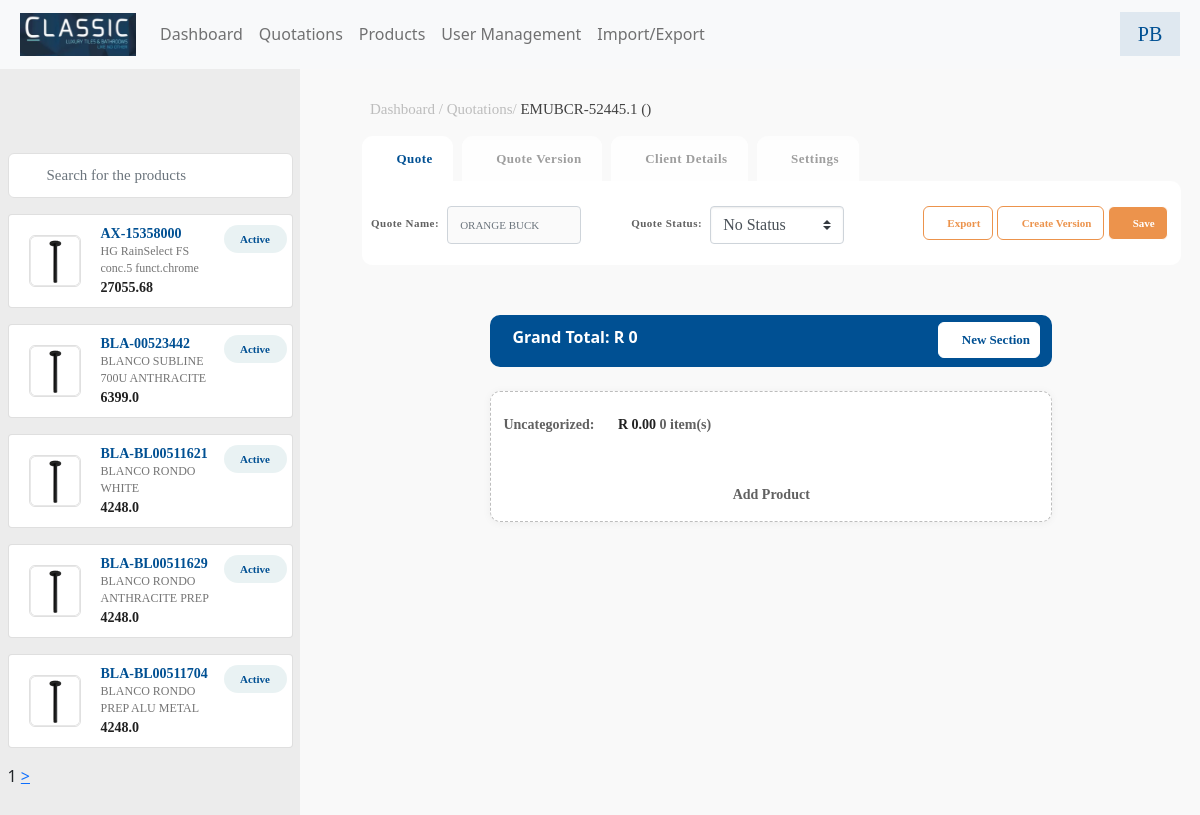
The app's page /newquote with its own data.
### app/models.py (models this page shows, shortened)
class Product(models.Model):
    name = models.CharField(max_length=100)
    description = models.TextField()
    quantity = models.PositiveIntegerField(default=0)
    selling_price = models.FloatField()

### app/views.py (the view)
# urls.py: path('newquote', views.newquote, name='newquote'),
def newquote(request):
    rnum = random.randint(10000,100000)
    rchar = ''.join(random.choice(string.ascii_uppercase) for _ in range(6))
    print("NUM", rnum)
    print("CHAR", rchar)
    qnumber = rchar+'-'+str(rnum)+'.1'
    print(qnumber)
    products = Product.objects.all()
    p = Paginator(products, 5)
    page_number = request.GET.get('page')
    try:
        page_obj = p.get_page(page_number)  # returns the desired page object
    except PageNotAnInteger:
        page_obj = p.page(1)
    except EmptyPage:
        page_obj = p.page(p.num_pages)
    context = {'page_obj': page_obj,"quotationstatus": quotationstatus, 'qnumber':qnumber}
    return render(request, "newquote.html", context)

### app/templates/newquote.html (shortened to what this page needs)
{% extends 'base.html' %}
{% load static %}
{% block main-content %}
<div class="col-md-12 p-0 quotation-page-1 float-left">
    <div class="col-md-3 col-sm-12 sidebar-text float-left">
        <div class="pt-20">&nbsp;</div>
        <div class="form-group has-search">
            <form method="post">
                <input type="text" class="form-control searchbox" placeholder="Search for the products" id="psearch" />
            </form>
        </div>
        <div class="sidebar-div" id="ps">
            {% for p in page_obj %}
            <div class="card">
                <div class="row">
                    <div class="col-sm-12">
                        <img class="product-img" src="{% static 'dist/img/image_77.png' %}" alt="Card image" />
                        <div class="card-body-right">
                            <p class="sidebar-heading mb-0">{{p.name}} <span class="active-button">Active</span></p>
                            <p class="sidebar-description mb-0"><span class="card-text">{{p.description}}</span></p>
                            <p class="sidebar-footer-text mb-0">{{p.selling_price}}</p>
                        </div>
                    </div>
                </div>
            </div>
            {% endfor %}
            <div>
            <span>{{page_obj.number}}</span>
             {%if page_obj.has_next %}
              <a href="?page={{page_obj.next_page_number}}">></a>
           {% endif %}
            </div>
        </div>
    </div>
    <div class="col-md-9 right-side float-left">
        <p class="right-side-heading">Dashboard / Quotations/ <span style="color:#424242 !important;">{{qnumber}} ({{quot.name}}) </span></p>
        <div class="container">
            <div class="row">
                    <div class="col-md-12">
                        <div class="tab" role="tabpanel">
                            <ul class="nav nav-tabs" role="tablist">
                                <li role="presentation" class="active"><a href="#Section1" aria-controls="home"
                                        role="tab" data-toggle="tab"><i class="fa fa-shopping-bag"
                                            aria-hidden="true"></i> Quote</a></li>
                                <li role="presentation"><a href="#Section2" aria-controls="profile" role="tab"
                                        data-toggle="tab"> <i class="fas fa-layer-group"></i> Quote Version</a></li>
                                <li role="presentation"><a href="#Section3" aria-controls="messages" role="tab"
                                        data-toggle="tab"><i class="fa fad fa-male" aria-hidden="true"></i> Client
                                        Details</a></li>
                                <li role="presentation"><a href="#Section4" aria-controls="settings" role="tab"
                                        data-toggle="tab"><i class="fa fa-sliders-h" aria-hidden="true"></i>
                                        Settings</a></li>
                            </ul>
                            <div class="tab-content tabs">
                                <div role="tabpanel" class="tab-pane in active" id="Section1">
                                    <form>
                                        <div class="row">
                                            <div class="col-md-4 pr-0">
                                                <div class="form-group d-flex">
                                                    <label class="heading-lebel ml-2">Quote Name: </label>
                                                    <input type="email" class="form-control w-50 ml-2"
                                                        id="colFormLabelSm" placeholder="ORANGE BUCK">
                                                </div>
                                            </div>
                                            <div class="col-md-4 pl-0">
                                                <div class="form-group d-flex">
                                                    <label class="heading-lebel">Quote Status: </label>
                                                    <select class="custom-select  w-50 ml-2"
                                                        id="inlineFormCustomSelect">
                                                        {% for qs in quotationstatus %}
                                                        <option>{{qs.1}}</option>
                                                        {% endfor %}
                                                    </select>
                                                </div>
                                            </div>
                                            <div class="col-md-4 pl-0 text-center">
                                                <div class="form-group">
                                                    <button type="submit" class="btn btn-default export-btn"><i
                                                            class="fas fa-external-link-alt"></i> Export</button>
                                                    <button type="submit" class="btn btn-default export-btn"><i
                                                            class="fas fa-layer-group"></i> Create Version</button>
                                                    <button type="submit" class="btn btn-default save-btn"><i
                                                            class="fas fa-download"></i> Save</button>
                                                </div>
                                            </div>
                                        </div>
                                    </form>
                                </div>
                            </div>
                        </div>
                    </div>
                </div>
            <div class="row d-flex justify-content-center">
                <div class="col-md-8 total-background ">
                    <label class="grand-total">Grand Total: R 0</label>
                    <button type="button" class="new-section-btn" data-toggle="modal" data-target="#exampleModal" data-whatever="@mdo"><i class="fas fa-plus-circle" aria-hidden="true"></i> New Section</button>
                </div>
            </div>
            <div class="row d-flex justify-content-center mt-4">
                    <div class="col-md-8 add-product-area">
                        <label class="heading-lebel">Uncategorized: <span class="rupees-text">R 0.00</span> 0
                            item(s)</label>
                        <p class="text-center heading-lebel"> <i class="fas fa-plus-circle" aria-hidden="true"></i>
                            <br> Add Product
                        </p>
                    </div>
                </div>
        </div>
    </div>
</div>
{% endblock main-content %}

### records on screen
Product: name "AX-15358000", description "HG RainSelect FS conc.5 funct.chrome", selling_price "27055.68"
Product: name "BLA-00523442", description "BLANCO SUBLINE 700U ANTHRACITE", selling_price "6399.0"
Product: name "BLA-BL00511621", description "BLANCO RONDO WHITE", selling_price "4248.0"
Product: name "BLA-BL00511629", description "BLANCO RONDO ANTHRACITE PREP", selling_price "4248.0"
Product: name "BLA-BL00511704", description "BLANCO RONDO PREP ALU METAL", selling_price "4248.0"

### other values on screen
{{ page_obj.number }} "1"
form field value "No Status"
